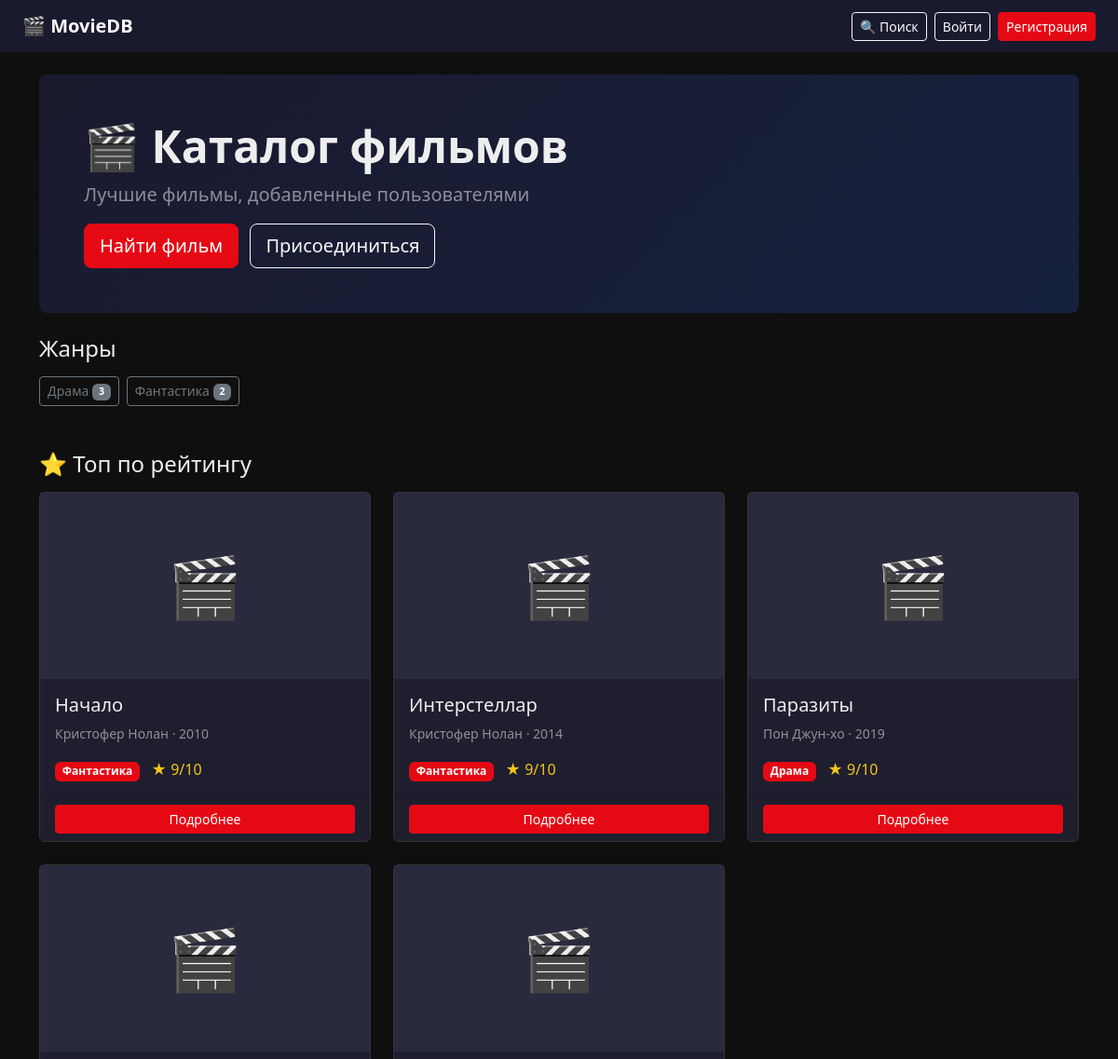
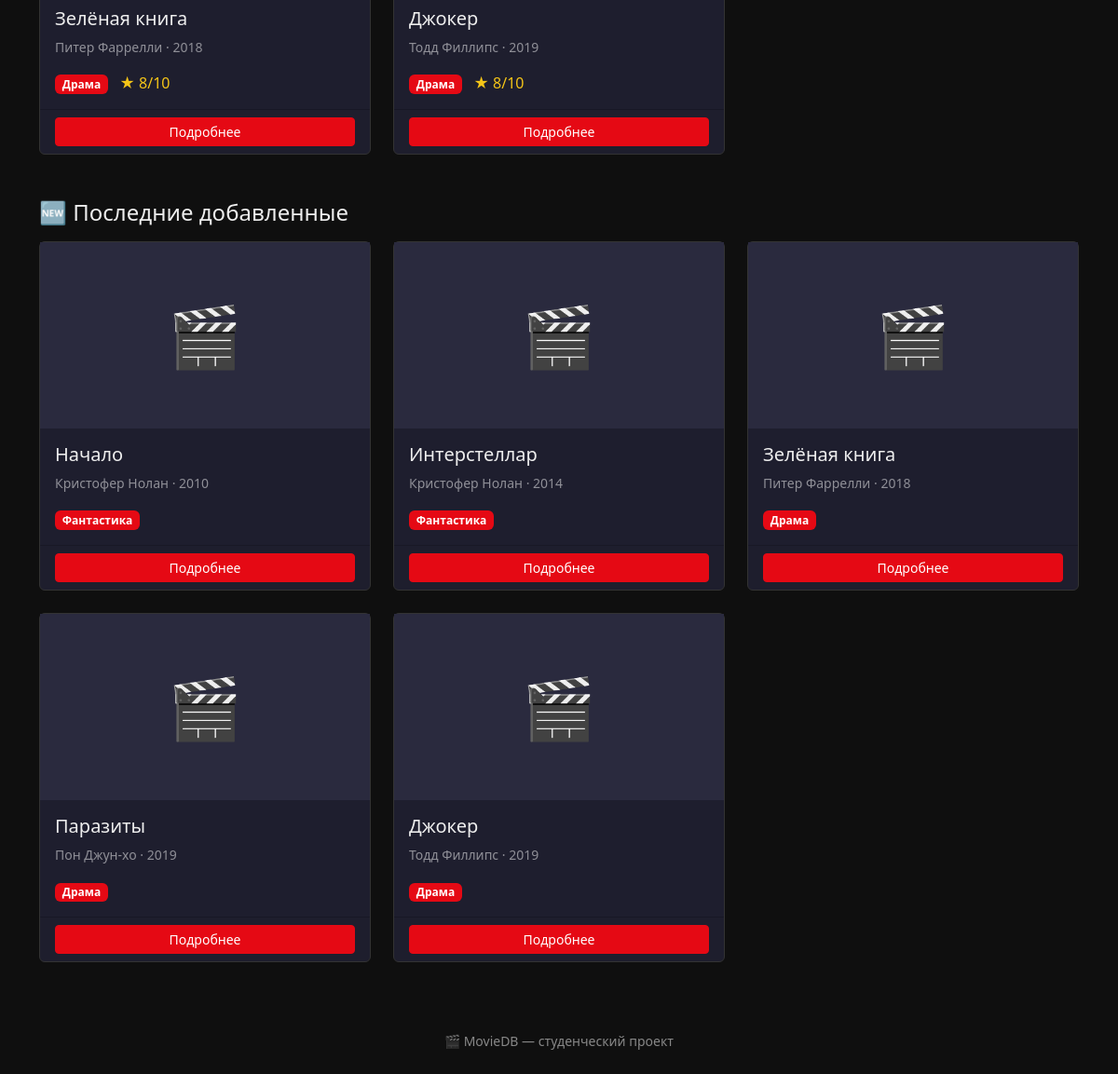
The page / on the database its author committed (2 pictures, top to bottom).
### tables this page shows
CREATE TABLE movies (
  id INT AUTO_INCREMENT PRIMARY KEY,
  title VARCHAR(200) NOT NULL,
  director VARCHAR(100) NOT NULL,
  genre ENUM('Боевик','Комедия','Драма','Ужасы','Фантастика','Мультфильм') NOT NULL,
  year INT NOT NULL,
  country VARCHAR(50),
  description TEXT,
  rating TINYINT CHECK (rating BETWEEN 1 AND 10),
  poster_url VARCHAR(255),
  added_by INT,
  created_at TIMESTAMP DEFAULT CURRENT_TIMESTAMP,
  FOREIGN KEY (added_by) REFERENCES users(id)
);

### index.php (the view, shortened to what this page needs)
<?php
require 'db.php';
$top = $pdo->query("SELECT * FROM movies ORDER BY rating DESC LIMIT 6")->fetchAll();
$new = $pdo->query("SELECT * FROM movies ORDER BY created_at DESC LIMIT 6")->fetchAll();
$genres = $pdo->query("SELECT genre, COUNT(*) as cnt FROM movies GROUP BY genre ORDER BY cnt DESC")->fetchAll();
require 'includes/header.php';
?>
    <div class="p-5 mb-4 rounded-3" style="background: linear-gradient(135deg,#1a1a2e,#16213e);">
        <h1 class="display-5 fw-bold">🎬 Каталог фильмов</h1>
        <p class="lead text-white-50">Лучшие фильмы, добавленные пользователями</p>
        <a href="search.php" class="btn btn-primary btn-lg">Найти фильм</a>
        <?php if (!isset($_SESSION['user_id'])): ?>
            <a href="register.php" class="btn btn-outline-light btn-lg ms-2">Присоединиться</a>
        <?php endif; ?>
    </div>
    <div class="mb-5">
        <h4 class="mb-3">Жанры</h4>
        <div class="d-flex flex-wrap gap-2">
            <?php foreach ($genres as $g): ?>
                <a href="search.php?genre=<?= urlencode($g['genre']) ?>" class="btn btn-outline-secondary btn-sm">
                    <?= htmlspecialchars($g['genre']) ?> <span class="badge bg-secondary"><?= $g['cnt'] ?></span>
                </a>
            <?php endforeach; ?>
        </div>
    </div>
    <h4 class="mb-3">⭐ Топ по рейтингу</h4>
    <div class="row row-cols-1 row-cols-md-3 g-4 mb-5">
        <?php foreach ($top as $m): ?>
            <div class="col">
                <div class="card h-100">
                    <?php if ($m['poster_url']): ?>
                        <img src="<?= htmlspecialchars($m['poster_url']) ?>" class="card-img-top" style="height:200px;object-fit:cover" alt="">
                    <?php else: ?>
                        <div class="d-flex align-items-center justify-content-center" style="height:200px;background:#2a2a3e;font-size:4rem;">🎬</div>
                    <?php endif; ?>
                    <div class="card-body">
                        <h5 class="card-title"><?= htmlspecialchars($m['title']) ?></h5>
                        <p class="text-white-50 small"><?= htmlspecialchars($m['director']) ?> · <?= $m['year'] ?></p>
                        <span class="badge badge-genre"><?= htmlspecialchars($m['genre']) ?></span>
                        <span class="ms-2 star">★ <?= $m['rating'] ?>/10</span>
                    </div>
                    <div class="card-footer">
                        <a href="movie.php?id=<?= $m['id'] ?>" class="btn btn-primary btn-sm w-100">Подробнее</a>
                    </div>
                </div>
            </div>
        <?php endforeach; ?>
    </div>
    <h4 class="mb-3">🆕 Последние добавленные</h4>
    <div class="row row-cols-1 row-cols-md-3 g-4 mb-5">
        <?php foreach ($new as $m): ?>
            <div class="col">
                <div class="card h-100">
                    <?php if ($m['poster_url']): ?>
                        <img src="<?= htmlspecialchars($m['poster_url']) ?>" class="card-img-top" style="height:200px;object-fit:cover" alt="">
                    <?php else: ?>
                        <div class="d-flex align-items-center justify-content-center" style="height:200px;background:#2a2a3e;font-size:4rem;">🎬</div>
                    <?php endif; ?>
                    <div class="card-body">
                        <h5 class="card-title"><?= htmlspecialchars($m['title']) ?></h5>
                        <p class="text-white-50 small"><?= htmlspecialchars($m['director']) ?> · <?= $m['year'] ?></p>
                        <span class="badge badge-genre"><?= htmlspecialchars($m['genre']) ?></span>
                    </div>
                    <div class="card-footer">
                        <a href="movie.php?id=<?= $m['id'] ?>" class="btn btn-primary btn-sm w-100">Подробнее</a>
                    </div>
                </div>
            </div>
        <?php endforeach; ?>
    </div>
<?php require 'includes/footer.php'; ?>

### includes/header.php (shortened to what this page needs)
<!DOCTYPE html>
<html lang="ru">
<head>
    <link href="https://cdn.jsdelivr.net/npm/bootstrap@5.3.0/dist/css/bootstrap.min.css" rel="stylesheet">
</head>
<body>
<nav class="navbar navbar-dark px-4 mb-4">
    <a class="navbar-brand fw-bold" href="index.php">🎬 MovieDB</a>
    <div class="d-flex align-items-center gap-2">
        <a href="search.php" class="btn btn-outline-light btn-sm">🔍 Поиск</a>
        <?php if (isset($_SESSION['user_id'])): ?>
            <span class="text-white-50">👤 <?= htmlspecialchars($_SESSION['username']) ?></span>
            <?php if ($_SESSION['role'] === 'admin'): ?>
                <a href="admin.php" class="btn btn-warning btn-sm">⚙ Админ</a>
            <?php endif; ?>
            <a href="add_movie.php" class="btn btn-success btn-sm">+ Фильм</a>
            <a href="logout.php" class="btn btn-outline-danger btn-sm">Выйти</a>
        <?php else: ?>
            <a href="login.php" class="btn btn-outline-light btn-sm">Войти</a>
            <a href="register.php" class="btn btn-primary btn-sm">Регистрация</a>
        <?php endif; ?>
    </div>
</nav>
<div class="container">

### includes/footer.php (shortened to what this page needs)
</div>
<footer class="text-center text-white-50 py-4 mt-5">
    <small>🎬 MovieDB — студенческий проект</small>
</footer>
</body>
</html>

### includes/header.php (style rules this page uses)
body { background: #0f0f0f; color: #eee; }
.navbar { background: #1a1a2e !important; }
.card { background: #1e1e2e; border: 1px solid #333; color: #eee; }
.badge-genre { background: #e50914; }
.btn-primary { background: #e50914; border-color: #e50914; }
.star { color: #f5c518; }

### rows shown on the page
movies: title "Начало", director "Кристофер Нолан", year "2010", genre "Фантастика", rating "9"
movies: title "Интерстеллар", director "Кристофер Нолан", year "2014", genre "Фантастика", rating "9"
movies: title "Паразиты", director "Пон Джун-хо", year "2019", genre "Драма", rating "9"
movies: title "Зелёная книга", director "Питер Фаррелли", year "2018", genre "Драма", rating "8"
movies: title "Джокер", director "Тодд Филлипс", year "2019", genre "Драма", rating "8"

### other values the page prints
$g['genre'] "Драма"
$g['cnt'] "3"
$g['genre'] "Фантастика"
$g['cnt'] "2"
